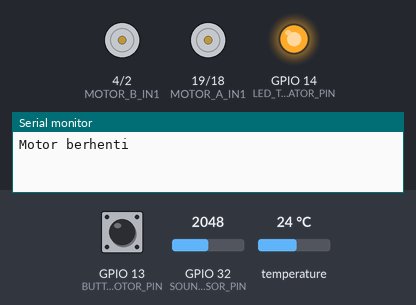
A sketch run on a simulated ESP32. Shown: motor-driver pin pairs drawn as motors (green arrow = first pin HIGH = forward, orange = second pin HIGH = backward, longer = more drive), output pins drawn as LEDs (lit = HIGH), the last lines printed to the serial monitor. The test bench sets the inputs (shaded band); at power-on: GPIO 13 (BUTTON_MOTOR_PIN) HIGH, GPIO 32 (SOUND_SENSOR_PIN) = 2048, temperature 24 °C.

Above: at 1.2 s.
1.3 s: GPIO 13 (BUTTON_MOTOR_PIN) pulled LOW for 0.15 s
At 3.2 s:
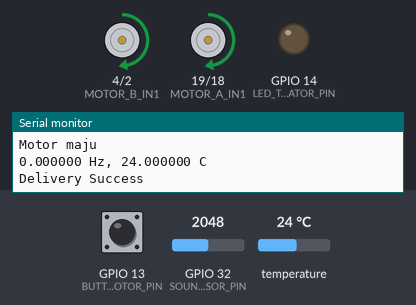
9.2 s: GPIO 13 (BUTTON_MOTOR_PIN) pulled LOW for 1 s
At 14.6 s:
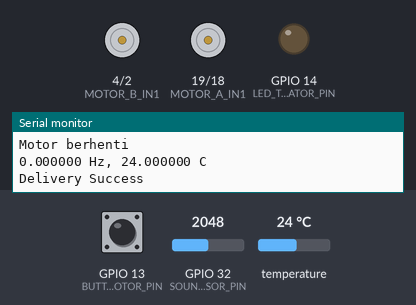
19.9 s: GPIO 13 (BUTTON_MOTOR_PIN) pulled LOW for 0.15 s
At 21.3 s:
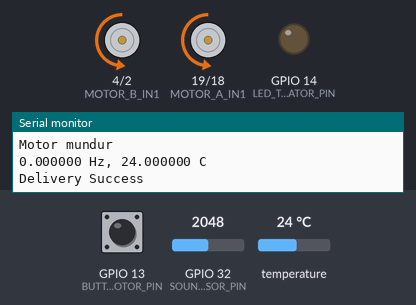
Timing chart, 0 to 34.1 s (numbered marks = the images above; inputs shaded):
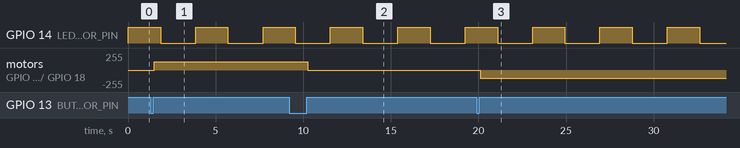

The sketch:

sistem_B_slave.ino
```cpp
#include <esp_now.h>
#include <WiFi.h>
#include "arduinoFFT.h"
#include "Button2.h"
#include "DallasTemperature.h"
#include "OneWire.h"

// Pin konfigurasi motor
#define MOTOR_A_IN1 19
#define MOTOR_A_IN2 18
#define MOTOR_B_IN1 4
#define MOTOR_B_IN2 2
#define MAX_PWM_SPEED 2047 // Kecepatan maksimum motor

// Konfigurasi pin tombol
#define BUTTON_MOTOR_PIN 13 // Tombol untuk mengontrol motor

// Konfigurasi pin sensor suhu
#define TEMP_SENSOR_PIN 33

// Konfigurasi pin sensor suara
#define SOUND_SENSOR_PIN 32

// Konfigurasi pin indikator LED (Green)
#define LED_TRANSMIT_INDICATOR_PIN 14

// Status kontrol
byte motorState = 0;          // Status pergerakan motor

// ESP-NOW
uint8_t masterAddress[] = {0xF8, 0xB3, 0xB7, 0x45, 0x3F, 0x94};
typedef struct {
    double obsvFrequency = 0;
    float temperature = 0;
} ESPNowMessage;

ESPNowMessage espNowData; // Struct untuk menyimpan data dari ESP-NOW
esp_now_peer_info_t peerInfo; // Deklarasi peerInfo

// Konfigurasi sensor suhu
OneWire oneWire(TEMP_SENSOR_PIN);
DallasTemperature temperatureSensor(&oneWire);

// Konfigurasi FFT
const uint16_t FFT_SAMPLES = 2048;
const double FFT_SAMPLING_FREQ = 2048;

double fftReal[FFT_SAMPLES] = {};
double fftImag[FFT_SAMPLES] = {};
unsigned int samplingPeriodUs;
unsigned long microsTimestamp;

ArduinoFFT<double> FFT = ArduinoFFT<double>(fftReal, fftImag, FFT_SAMPLES, FFT_SAMPLING_FREQ);

Button2 buttonMotor(BUTTON_MOTOR_PIN, INPUT_PULLUP);
void setup() {
    Serial.begin(115200);

    pinMode(LED_TRANSMIT_INDICATOR_PIN, OUTPUT);

    // Inisialisasi pin motor
    ledcAttach(MOTOR_A_IN1, 1000, 12);
    ledcAttach(MOTOR_A_IN2, 1000, 12);
    ledcAttach(MOTOR_B_IN1, 1000, 12);
    ledcAttach(MOTOR_B_IN2, 1000, 12);
    stopMotor();

    buttonMotor.setDebounceTime(50);
    buttonMotor.setTapHandler(handleMotor);

    // Inisialisasi ESP-NOW
    WiFi.mode(WIFI_STA);
    if (esp_now_init() != ESP_OK) {
        Serial.println("Gagal menginisialisasi ESP-NOW.");
        return;
    }
    esp_now_register_send_cb(onESPNowDataSent);

    // Konfigurasi peer
    memcpy(peerInfo.peer_addr, masterAddress, 6);
    peerInfo.channel = 0;
    peerInfo.encrypt = false;

    if (esp_now_add_peer(&peerInfo) != ESP_OK) {
        Serial.println("Gagal menambahkan peer");
        return;
    }

    temperatureSensor.begin();
    samplingPeriodUs = round(1000000 * (1.0 / FFT_SAMPLING_FREQ));
    xTaskCreate(processData, "processData", 4096, NULL, 1, NULL);
}

void loop() {
    buttonMotor.loop();
}

// Fungsi callback untuk ESP-NOW
void onESPNowDataSent(const uint8_t *macAddr, esp_now_send_status_t status) {
    Serial.println(status == ESP_NOW_SEND_SUCCESS ? "Delivery Success" : "Delivery Fail");
}

// Fungsi callback untuk buttonMotor
void handleMotor(Button2 &btn) {
    motorState = (motorState + 1) % 4;
    Serial.print("Mode motor saat ini: ");
    Serial.println(motorState);

    switch (motorState) {
        case 0: stopMotor(); break;
        case 1: moveForward(); break;
        case 2: stopMotor(); break;
        case 3: moveBackward(); break;
    }
}

// Fungsi motor maju
void moveForward() {
    ledcWrite(MOTOR_A_IN1, MAX_PWM_SPEED);
    ledcWrite(MOTOR_A_IN2, 0);
    ledcWrite(MOTOR_B_IN1, MAX_PWM_SPEED);
    ledcWrite(MOTOR_B_IN2, 0);
    Serial.println("Motor maju");
}

// Fungsi motor mundur
void moveBackward() {
    ledcWrite(MOTOR_A_IN1, 0);
    ledcWrite(MOTOR_A_IN2, MAX_PWM_SPEED);
    ledcWrite(MOTOR_B_IN1, 0);
    ledcWrite(MOTOR_B_IN2, MAX_PWM_SPEED);
    Serial.println("Motor mundur");
}

// Fungsi motor berhenti
void stopMotor() {
    ledcWrite(MOTOR_A_IN1, 0);
    ledcWrite(MOTOR_A_IN2, 0);
    ledcWrite(MOTOR_B_IN1, 0);
    ledcWrite(MOTOR_B_IN2, 0);
    Serial.println("Motor berhenti");
}

// Fungsi untuk menghitung frekuensi dominan
double calculateDominantFrequency() {
    microsTimestamp = micros();
    for (int i = 0; i < FFT_SAMPLES; i++) {
        fftReal[i] = analogRead(SOUND_SENSOR_PIN);
        fftImag[i] = 0;

        while (micros() - microsTimestamp < samplingPeriodUs) {
            // Tunggu waktu sampling berikutnya
        }
        microsTimestamp += samplingPeriodUs;
    }

    FFT.windowing(FFTWindow::Hamming, FFTDirection::Forward);
    FFT.compute(FFTDirection::Forward);
    FFT.complexToMagnitude();

    return FFT.majorPeak();
}

// Fungsi POST untuk dijalankan di task RTOS
void processData(void *parameter) {
    while (true) {
        // Ambil data suhu dan frekuensi dominan
        digitalWrite(LED_TRANSMIT_INDICATOR_PIN, HIGH);
        espNowData.obsvFrequency = calculateDominantFrequency();  // Hitung frekuensi dominan
        temperatureSensor.requestTemperatures();
        espNowData.temperature = temperatureSensor.getTempCByIndex(0); // Ambil suhu
        Serial.printf("%f Hz, %f C\n",  espNowData.obsvFrequency,  espNowData.temperature);
        esp_err_t result = esp_now_send(masterAddress, (uint8_t *)&espNowData, sizeof(espNowData));
        if (result != ESP_OK) {
            Serial.println(result);
        }
        digitalWrite(LED_TRANSMIT_INDICATOR_PIN, LOW);
        vTaskDelay(2000 / portTICK_PERIOD_MS); // Jeda untuk efisiensi CPU
    }
}
```

Measured:
- after the input at 1.3 s, motor on GPIO 4 (MOTOR_B_IN1) / GPIO 2 (MOTOR_B_IN2), motor on GPIO 19 (MOTOR_A_IN1) / GPIO 18 (MOTOR_A_IN2): stopped → forward 127/255 after 0.20 s
- after the input at 9.2 s, motor on GPIO 4 (MOTOR_B_IN1) / GPIO 2 (MOTOR_B_IN2), motor on GPIO 19 (MOTOR_A_IN1) / GPIO 18 (MOTOR_A_IN2): forward 127/255 → stopped after 1.1 s
- after the input at 19.9 s, motor on GPIO 4 (MOTOR_B_IN1) / GPIO 2 (MOTOR_B_IN2), motor on GPIO 19 (MOTOR_A_IN1) / GPIO 18 (MOTOR_A_IN2): stopped → backward 127/255 after 0.20 s
- by itself, GPIO 14 (LED_TRANSMIT_INDICATOR_PIN): alternates HIGH for 1.8 s and LOW for 2.0 s
